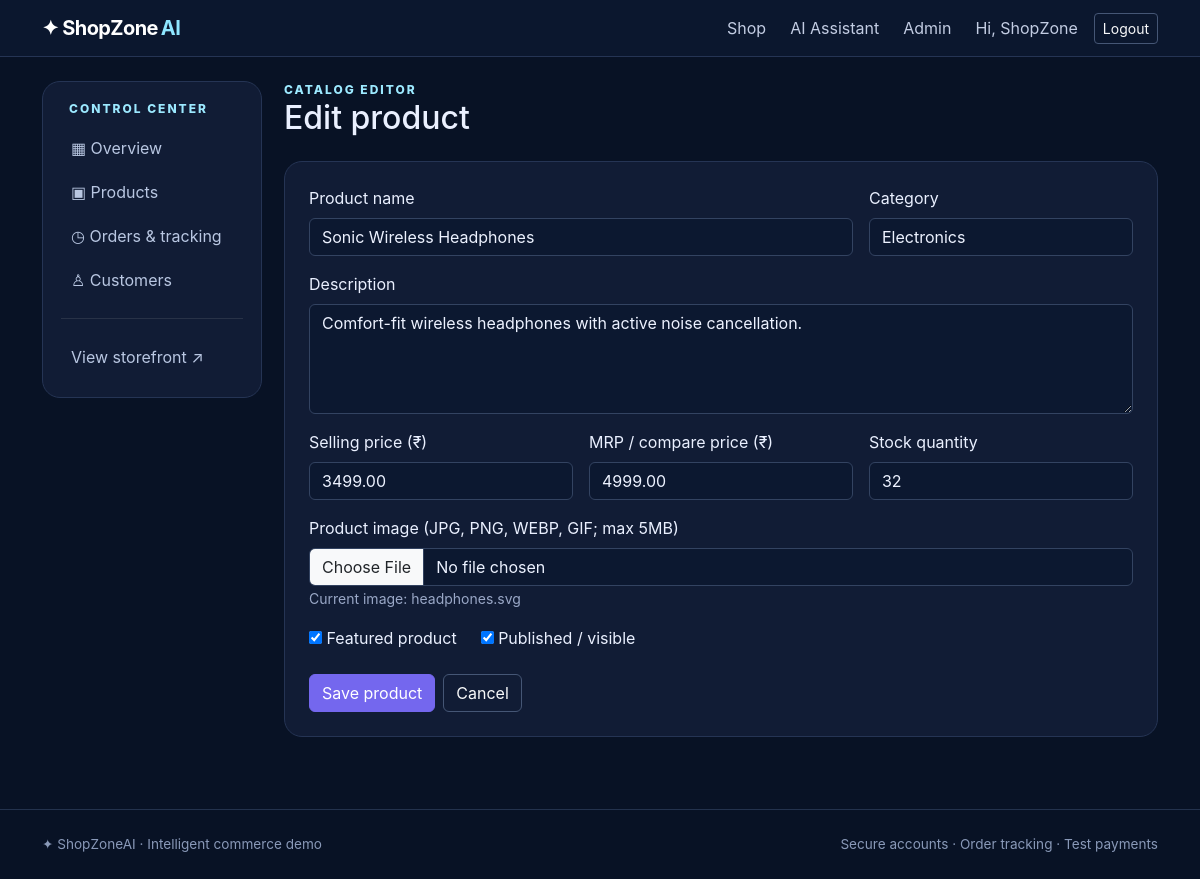
/admin/products/2/edit (signed in), run on the app's committed database.
### app.py (models this page shows)
class User(db.Model):
    id = db.Column(db.Integer, primary_key=True)
    name = db.Column(db.String(90), nullable=False)
    email = db.Column(db.String(140), unique=True, nullable=False, index=True)
    phone = db.Column(db.String(25))
    password_hash = db.Column(db.String(255), nullable=False)
    role = db.Column(db.String(15), default='user', nullable=False)
    active = db.Column(db.Boolean, default=True)
    created_at = db.Column(db.DateTime, default=datetime.utcnow)

class Product(db.Model):
    id = db.Column(db.Integer, primary_key=True)
    name = db.Column(db.String(140), nullable=False)
    category = db.Column(db.String(70), nullable=False, default='General')
    description = db.Column(db.Text, nullable=False, default='')
    price = db.Column(db.Numeric(12,2), nullable=False, default=0)
    compare_price = db.Column(db.Numeric(12,2), default=0)
    stock = db.Column(db.Integer, nullable=False, default=0)
    image = db.Column(db.String(255), default='')
    active = db.Column(db.Boolean, default=True)
    featured = db.Column(db.Boolean, default=False)
    created_at = db.Column(db.DateTime, default=datetime.utcnow)

### app.py (the view)
@app.route('/admin/products/<int:pid>/edit',methods=['GET','POST'])
@admin_required
def product_edit(pid):
    p=Product.query.get_or_404(pid)
    if request.method=='POST':
        if save_product(p): log(f'Updated product: {p.name}'); db.session.commit(); flash('Product updated.','success'); return redirect(url_for('admin_products'))
    return render_template('admin/product_form.html',p=p)

### app.py (called while the page is built)
def current_user():
    uid = session.get('user_id')
    return db.session.get(User, uid) if uid else None

@app.context_processor
def inject_globals():
    u = current_user()
    count = CartItem.query.filter_by(user_id=u.id).count() if u and u.role == 'user' else 0
    return {'current_user':u, 'cart_count':count, 'currency':os.getenv('CURRENCY','INR')}

def login_required(role=None):
    def deco(fn):
        @wraps(fn)
        def wrapper(*args, **kwargs):
            u=current_user()
            if not u or not u.active:
                session.clear(); flash('Please sign in to continue.','warning')
                return redirect(url_for('login', next=request.path))
            if role and u.role != role: abort(403)
            return fn(*args, **kwargs)
        return wrapper
    return deco

### templates/admin/product_form.html
{% extends 'admin/base_admin.html' %}{% block admin_content %}<div class="eyebrow">Catalog editor</div><h1 class="h2 mb-4">{{ 'Edit product' if p else 'Add a new product' }}</h1><form method="post" enctype="multipart/form-data" class="panel p-4"><div class="row g-3"><div class="col-md-8"><label class="form-label">Product name</label><input class="form-control" name="name" value="{{ p.name if p else '' }}" required></div><div class="col-md-4"><label class="form-label">Category</label><input class="form-control" name="category" value="{{ p.category if p else '' }}" placeholder="Electronics" required></div><div class="col-12"><label class="form-label">Description</label><textarea class="form-control" name="description" rows="4">{{ p.description if p else '' }}</textarea></div><div class="col-md-4"><label class="form-label">Selling price (₹)</label><input class="form-control" type="number" step=".01" min="0" name="price" value="{{ p.price if p else '' }}" required></div><div class="col-md-4"><label class="form-label">MRP / compare price (₹)</label><input class="form-control" type="number" step=".01" min="0" name="compare_price" value="{{ p.compare_price if p else '' }}"></div><div class="col-md-4"><label class="form-label">Stock quantity</label><input class="form-control" type="number" min="0" name="stock" value="{{ p.stock if p else 0 }}" required></div><div class="col-12"><label class="form-label">Product image (JPG, PNG, WEBP, GIF; max 5MB)</label><input class="form-control" type="file" name="image" accept=".jpg,.jpeg,.png,.webp,.gif">{% if p and p.image %}<small class="muted">Current image: {{ p.image }}</small>{% endif %}</div><div class="col-12 d-flex gap-4"><label><input type="checkbox" name="featured" {% if p and p.featured %}checked{% endif %}> Featured product</label><label><input type="checkbox" name="active" {% if not p or p.active %}checked{% endif %}> Published / visible</label></div></div><div class="mt-4 d-flex gap-2"><button class="btn btn-primary">Save product</button><a class="btn btn-outline-light" href="{{ url_for('admin_products') }}">Cancel</a></div></form>{% endblock %}

### templates/base.html (shortened to what this page needs)
<!doctype html><html lang="en"><head><meta charset="utf-8"><meta name="viewport" content="width=device-width, initial-scale=1">
<link href="https://cdn.jsdelivr.net/npm/bootstrap@5.3.3/dist/css/bootstrap.min.css" rel="stylesheet">
<link href="{{ url_for('static',filename='style.css') }}" rel="stylesheet"></head><body>
<nav class="navbar navbar-expand-lg navbar-dark nav-glass sticky-top"><div class="container">
<a class="navbar-brand fw-bold" href="{{ url_for('home') }}">✦ ShopZone<span class="brand-ai">AI</span></a>
<div class="collapse navbar-collapse" id="nav"><ul class="navbar-nav ms-auto align-items-lg-center gap-lg-2">
<li><a class="nav-link" href="{{ url_for('products') }}">Shop</a></li><li><a class="nav-link" href="{{ url_for('assistant') }}">AI Assistant</a></li>
{% if current_user and current_user.role=='admin' %}<li><a class="nav-link" href="{{ url_for('admin_dashboard') }}">Admin</a></li>{% endif %}
{% if current_user %}<li class="nav-item"><span class="nav-link small text-info">Hi, {{ current_user.name.split()[0] }}</span></li><li><a class="btn btn-sm btn-outline-light" href="{{ url_for('logout') }}">Logout</a></li>
{% else %}<li><a class="nav-link" href="{{ url_for('login') }}">Login</a></li><li><a class="btn btn-sm btn-primary px-3" href="{{ url_for('register') }}">Create account</a></li>{% endif %}
</ul></div></div></nav>
<main class="container py-4">{% block content %}{% endblock %}</main>
<footer class="footer mt-5"><div class="container py-4 d-flex flex-wrap justify-content-between gap-2"><span>✦ ShopZoneAI · Intelligent commerce demo</span><span>Secure accounts · Order tracking · Test payments</span></div></footer>
<script src="https://cdn.jsdelivr.net/npm/bootstrap@5.3.3/dist/js/bootstrap.bundle.min.js"></script></body></html>

### static/style.css (style rules this page uses)
:root { --ink:#eaf0ff;--muted:#9aa8c7;--panel:#111c35;--line:#253454;--accent:#8b7cff }
* { box-sizing:border-box }
body { background:#081225;color:var(--ink);min-height:100vh;font-family:Inter,ui-sans-serif,system-ui,-apple-system,"Segoe UI",sans-serif }
.nav-glass { background:#0c1830ed;border-bottom:1px solid #253454;backdrop-filter:blur(18px) }
.navbar-brand { letter-spacing:-.6px }
.brand-ai { color:#8ee6ff;margin-left:3px }
.nav-link { color:#c3cde3!important }
.eyebrow { color:#9ce9ff;text-transform:uppercase;letter-spacing:2px;font-size:.75rem;font-weight:800 }
.muted { color:var(--muted) }
.panel,.product-card,.stat-card,.admin-side { background:var(--panel);border:1px solid var(--line);border-radius:18px }
.btn-primary { background:#7467ee;border-color:#7467ee }
.btn-outline-light { border-color:#455675 }
.form-control,.form-select { background:#0c1830;border-color:#334361;color:#edf2ff }
.form-control::placeholder { color:#71809f }
.footer { border-top:1px solid #23324d;color:#8999b8;font-size:.85rem }

### data on the page
User: name "ShopZone"
Product: name "Sonic Wireless Headphones", category "Electronics", description "Comfort-fit wireless headphones with active noise cancellation.", price "3499.00", compare_price "4999.00", stock "32", image "headphones.svg", featured "☑", active "☑"

### other printed values
{{ 'Edit product' if p else 'Add a new product' }} "Edit product"
